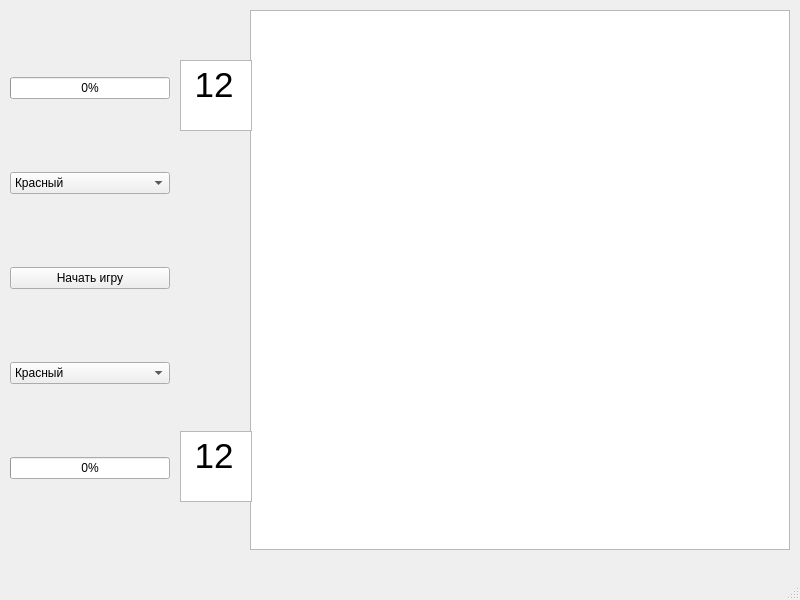
<?xml version="1.0" encoding="UTF-8"?>
<ui version="4.0">
 <class>MainWindow</class>
 <widget class="QMainWindow" name="MainWindow">
  <property name="geometry">
   <rect>
    <x>0</x>
    <y>0</y>
    <width>800</width>
    <height>600</height>
   </rect>
  </property>
  <property name="windowTitle">
   <string>MainWindow</string>
  </property>
  <widget class="QWidget" name="centralwidget">
   <widget class="QTableWidget" name="tableWidget">
    <property name="geometry">
     <rect>
      <x>250</x>
      <y>10</y>
      <width>540</width>
      <height>540</height>
     </rect>
    </property>
   </widget>
   <widget class="QWidget" name="verticalLayoutWidget">
    <property name="geometry">
     <rect>
      <x>180</x>
      <y>60</y>
      <width>72</width>
      <height>442</height>
     </rect>
    </property>
    <layout class="QVBoxLayout" name="verticalLayout">
     <property name="spacing">
      <number>300</number>
     </property>
     <item>
      <widget class="QTextEdit" name="Rcounter">
       <property name="font">
        <font>
         <pointsize>26</pointsize>
         <bold>false</bold>
        </font>
       </property>
       <property name="html">
        <string>&lt;!DOCTYPE HTML PUBLIC &quot;-//W3C//DTD HTML 4.0//EN&quot; &quot;http://www.w3.org/TR/REC-html40/strict.dtd&quot;&gt;
&lt;html&gt;&lt;head&gt;&lt;meta name=&quot;qrichtext&quot; content=&quot;1&quot; /&gt;&lt;meta charset=&quot;utf-8&quot; /&gt;&lt;style type=&quot;text/css&quot;&gt;
p, li { white-space: pre-wrap; }
hr { height: 1px; border-width: 0; }
li.unchecked::marker { content: &quot;\2610&quot;; }
li.checked::marker { content: &quot;\2612&quot;; }
&lt;/style&gt;&lt;/head&gt;&lt;body style=&quot; font-family:'Ubuntu Sans'; font-size:26pt; font-weight:400; font-style:normal;&quot;&gt;
&lt;p align=&quot;justify&quot; style=&quot; margin-top:0px; margin-bottom:0px; margin-left:0px; margin-right:0px; -qt-block-indent:0; text-indent:0px;&quot;&gt; 12&lt;/p&gt;&lt;/body&gt;&lt;/html&gt;</string>
       </property>
      </widget>
     </item>
     <item>
      <widget class="QTextEdit" name="Bcounter">
       <property name="font">
        <font>
         <pointsize>26</pointsize>
        </font>
       </property>
       <property name="html">
        <string>&lt;!DOCTYPE HTML PUBLIC &quot;-//W3C//DTD HTML 4.0//EN&quot; &quot;http://www.w3.org/TR/REC-html40/strict.dtd&quot;&gt;
&lt;html&gt;&lt;head&gt;&lt;meta name=&quot;qrichtext&quot; content=&quot;1&quot; /&gt;&lt;meta charset=&quot;utf-8&quot; /&gt;&lt;style type=&quot;text/css&quot;&gt;
p, li { white-space: pre-wrap; }
hr { height: 1px; border-width: 0; }
li.unchecked::marker { content: &quot;\2610&quot;; }
li.checked::marker { content: &quot;\2612&quot;; }
&lt;/style&gt;&lt;/head&gt;&lt;body style=&quot; font-family:'Ubuntu Sans'; font-size:26pt; font-weight:400; font-style:normal;&quot;&gt;
&lt;p style=&quot; margin-top:0px; margin-bottom:0px; margin-left:0px; margin-right:0px; -qt-block-indent:0; text-indent:0px;&quot;&gt; 12&lt;/p&gt;&lt;/body&gt;&lt;/html&gt;</string>
       </property>
      </widget>
     </item>
    </layout>
   </widget>
   <widget class="QWidget" name="verticalLayoutWidget_2">
    <property name="geometry">
     <rect>
      <x>10</x>
      <y>10</y>
      <width>160</width>
      <height>541</height>
     </rect>
    </property>
    <layout class="QVBoxLayout" name="verticalLayout_2" stretch="0,0,0,0,0">
     <property name="bottomMargin">
      <number>0</number>
     </property>
     <item>
      <widget class="QProgressBar" name="RedWin">
       <property name="value">
        <number>0</number>
       </property>
      </widget>
     </item>
     <item>
      <widget class="QComboBox" name="Colors1">
       <item>
        <property name="text">
         <string>Красный</string>
        </property>
       </item>
       <item>
        <property name="text">
         <string>Синий</string>
        </property>
       </item>
       <item>
        <property name="text">
         <string>Зеленый</string>
        </property>
       </item>
       <item>
        <property name="text">
         <string>Желтый</string>
        </property>
       </item>
      </widget>
     </item>
     <item>
      <widget class="QPushButton" name="pushButton">
       <property name="text">
        <string>Начать игру</string>
       </property>
      </widget>
     </item>
     <item>
      <widget class="QComboBox" name="Colors2">
       <item>
        <property name="text">
         <string>Красный</string>
        </property>
       </item>
       <item>
        <property name="text">
         <string>Синий</string>
        </property>
       </item>
       <item>
        <property name="text">
         <string>Зеленый</string>
        </property>
       </item>
       <item>
        <property name="text">
         <string>Желтый</string>
        </property>
       </item>
      </widget>
     </item>
     <item>
      <widget class="QProgressBar" name="BlueWin">
       <property name="value">
        <number>0</number>
       </property>
      </widget>
     </item>
    </layout>
   </widget>
  </widget>
  <widget class="QMenuBar" name="menubar">
   <property name="geometry">
    <rect>
     <x>0</x>
     <y>0</y>
     <width>800</width>
     <height>23</height>
    </rect>
   </property>
  </widget>
  <widget class="QStatusBar" name="statusbar"/>
 </widget>
 <resources/>
 <connections/>
</ui>
